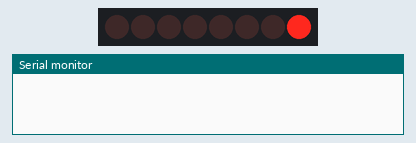
Recording of a sketch running on a simulated Arduino Uno, built with avr-gcc and run on an emulated ATmega328P. On the bench: 8 shift-register outputs drawn as a row of LEDs (first output left, lit = HIGH), the last lines printed to the serial monitor. Wiring (inferred from the names in the program): shift register (74HC595): data pin 12; shift clock pin 10; latch pin 11. Wiring (inferred from the signals the program sends): row of LEDs: on Q0, Q1, Q2, Q3, Q4, Q5, Q6, Q7.

Above: at 0.5 s.
At 2.5 s:
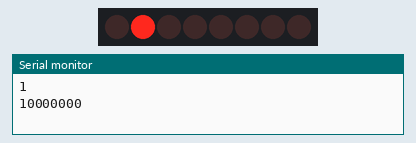
At 3.5 s:
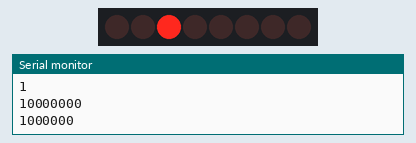
At 4.5 s:
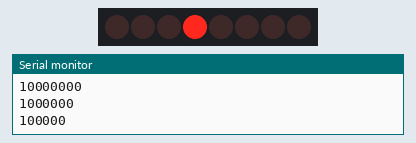
At 6.5 s:
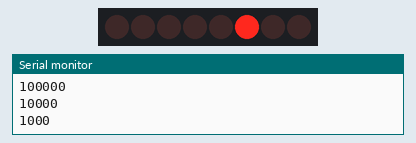
At 9.5 s:
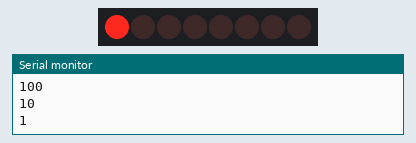
Timing chart, 0 to 10.4 s (numbered marks = the images above):
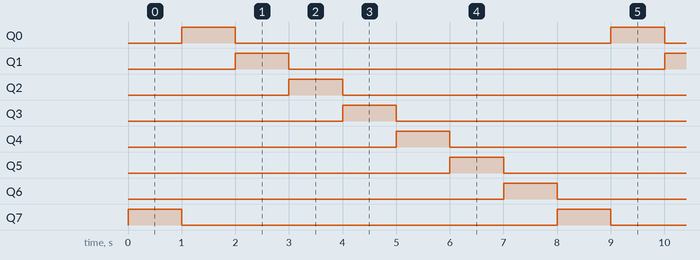

Measured:
- by itself, Q0–7: alternates HIGH for 1.0 s and LOW for 7.0 s
- by itself, everything shown: repeats every 8.0 s, in 8 steps

The sketch:

Lesson45_New_Ard.ino
```cpp
int latchPin = 11;
int clockPin=10;
int dataPin=12;

byte myByte = 0b00000001;

int DT=1000;

void setup() {
  // put your setup code here, to run once:
Serial.begin(9600);
pinMode(latchPin,OUTPUT);
pinMode(dataPin,OUTPUT);
pinMode(clockPin,OUTPUT);

}

void loop() {
  // put your main code here, to run repeatedly:

digitalWrite(latchPin,LOW);
shiftOut(dataPin, clockPin, LSBFIRST, myByte);
digitalWrite(latchPin,HIGH);

delay(DT);
Serial.println(myByte,BIN);

//myByte = myByte/128 + myByte*2; //circular shift to the left

myByte = myByte*128 + myByte/2; //circular shift to the right


}
```
